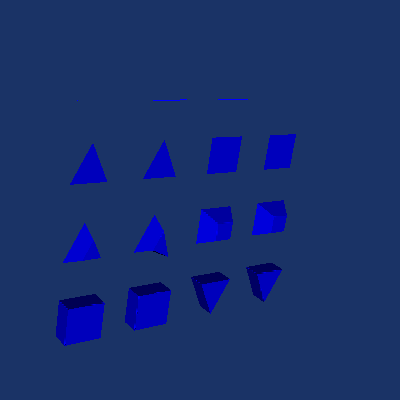

Here is the Python script that generated this plot:
#!/usr/bin/env python

# Clip EnSight elements data with a plane using vtkTableBasedClipDataSet
# and visualize the clipped unstructured grid.

import os

# Factory overrides
import vtkmodules.vtkInteractionStyle  # noqa: F401
import vtkmodules.vtkRenderingOpenGL2  # noqa: F401

from vtkmodules.vtkCommonDataModel import vtkPlane
from vtkmodules.vtkFiltersGeneral import vtkTableBasedClipDataSet
from vtkmodules.vtkIOEnSight import vtkEnSightGoldReader
from vtkmodules.vtkRenderingCore import (
    vtkActor,
    vtkDataSetMapper,
    vtkRenderWindow,
    vtkRenderWindowInteractor,
    vtkRenderer,
)

# Data directory
data_dir = os.environ.get("VPE_DATA_DIR", os.path.dirname(os.path.abspath(__file__)))

# Read EnSight elements data
reader = vtkEnSightGoldReader()
reader.SetCaseFileName(os.path.join(data_dir, "EnSight", "elements.case"))
reader.Update()

# Clip with a plane
plane = vtkPlane()
plane.SetOrigin(3.5, 3.5, 0.5)
plane.SetNormal(0, 0, 1)

clipper = vtkTableBasedClipDataSet()
clipper.SetInputConnection(reader.GetOutputPort())
clipper.SetClipFunction(plane)
clipper.SetInsideOut(1)
clipper.Update()

data = clipper.GetOutputDataObject(0).GetBlock(0)

mapper = vtkDataSetMapper()
mapper.SetInputData(data)

actor = vtkActor()
actor.SetMapper(mapper)

# Renderer
renderer = vtkRenderer()
renderer.AddActor(actor)
renderer.SetBackground(0.1, 0.2, 0.4)

# Window
render_window = vtkRenderWindow()
render_window.AddRenderer(renderer)
render_window.SetSize(400, 400)
render_window.SetWindowName("table based clip")

# Interactor
interactor = vtkRenderWindowInteractor()
interactor.SetRenderWindow(render_window)

# Scene
camera = renderer.GetActiveCamera()
camera.SetPosition(-7.9, 9.7, 14.6)
camera.SetFocalPoint(3.5, 3.5, 0.5)
camera.SetViewUp(0.08, 0.93, -0.34)
renderer.ResetCameraClippingRange()

interactor.Initialize()
interactor.Start()
